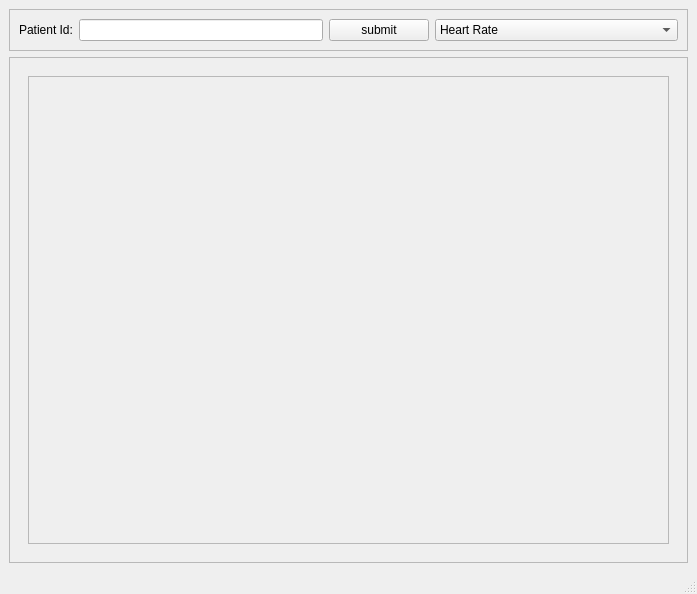
<?xml version="1.0" encoding="UTF-8"?>
<ui version="4.0">
 <class>MainWindow</class>
 <widget class="QMainWindow" name="MainWindow">
  <property name="geometry">
   <rect>
    <x>0</x>
    <y>0</y>
    <width>697</width>
    <height>594</height>
   </rect>
  </property>
  <property name="windowTitle">
   <string>MainWindow</string>
  </property>
  <widget class="QWidget" name="centralwidget">
   <layout class="QVBoxLayout" name="verticalLayout">
    <item alignment="Qt::AlignTop">
     <widget class="QFrame" name="frame">
      <property name="frameShape">
       <enum>QFrame::StyledPanel</enum>
      </property>
      <property name="frameShadow">
       <enum>QFrame::Raised</enum>
      </property>
      <layout class="QHBoxLayout" name="horizontalLayout">
       <item>
        <widget class="QLabel" name="label">
         <property name="sizePolicy">
          <sizepolicy hsizetype="Fixed" vsizetype="Preferred">
           <horstretch>0</horstretch>
           <verstretch>0</verstretch>
          </sizepolicy>
         </property>
         <property name="text">
          <string>Patient Id:</string>
         </property>
        </widget>
       </item>
       <item>
        <widget class="QLineEdit" name="lineEdit">
         <property name="sizePolicy">
          <sizepolicy hsizetype="Minimum" vsizetype="Fixed">
           <horstretch>0</horstretch>
           <verstretch>0</verstretch>
          </sizepolicy>
         </property>
        </widget>
       </item>
       <item>
        <widget class="QPushButton" name="pushButton">
         <property name="enabled">
          <bool>true</bool>
         </property>
         <property name="sizePolicy">
          <sizepolicy hsizetype="Fixed" vsizetype="Fixed">
           <horstretch>0</horstretch>
           <verstretch>0</verstretch>
          </sizepolicy>
         </property>
         <property name="minimumSize">
          <size>
           <width>100</width>
           <height>0</height>
          </size>
         </property>
         <property name="text">
          <string>submit</string>
         </property>
        </widget>
       </item>
       <item>
        <widget class="QComboBox" name="comboBox">
         <property name="sizePolicy">
          <sizepolicy hsizetype="Minimum" vsizetype="Fixed">
           <horstretch>0</horstretch>
           <verstretch>0</verstretch>
          </sizepolicy>
         </property>
         <property name="minimumSize">
          <size>
           <width>110</width>
           <height>0</height>
          </size>
         </property>
         <property name="iconSize">
          <size>
           <width>20</width>
           <height>16</height>
          </size>
         </property>
         <item>
          <property name="text">
           <string>Heart Rate</string>
          </property>
         </item>
         <item>
          <property name="text">
           <string>Blood presure</string>
          </property>
         </item>
        </widget>
       </item>
      </layout>
     </widget>
    </item>
    <item>
     <widget class="QFrame" name="frame_3">
      <property name="sizePolicy">
       <sizepolicy hsizetype="Expanding" vsizetype="Expanding">
        <horstretch>0</horstretch>
        <verstretch>0</verstretch>
       </sizepolicy>
      </property>
      <property name="frameShape">
       <enum>QFrame::StyledPanel</enum>
      </property>
      <property name="frameShadow">
       <enum>QFrame::Raised</enum>
      </property>
      <layout class="QVBoxLayout" name="verticalLayout_2">
       <item>
        <widget class="QStackedWidget" name="stackedWidget">
         <widget class="QWidget" name="page1">
          <layout class="QVBoxLayout" name="verticalLayout_3">
           <item>
            <widget class="QFrame" name="frame_2">
             <property name="frameShape">
              <enum>QFrame::StyledPanel</enum>
             </property>
             <property name="frameShadow">
              <enum>QFrame::Raised</enum>
             </property>
            </widget>
           </item>
          </layout>
         </widget>
         <widget class="QWidget" name="page2">
          <layout class="QVBoxLayout" name="verticalLayout_4">
           <item>
            <widget class="QFrame" name="frame_4">
             <property name="frameShape">
              <enum>QFrame::StyledPanel</enum>
             </property>
             <property name="frameShadow">
              <enum>QFrame::Raised</enum>
             </property>
            </widget>
           </item>
          </layout>
         </widget>
        </widget>
       </item>
      </layout>
     </widget>
    </item>
   </layout>
  </widget>
  <widget class="QMenuBar" name="menubar">
   <property name="geometry">
    <rect>
     <x>0</x>
     <y>0</y>
     <width>697</width>
     <height>22</height>
    </rect>
   </property>
  </widget>
  <widget class="QStatusBar" name="statusbar"/>
 </widget>
 <resources/>
 <connections/>
</ui>
